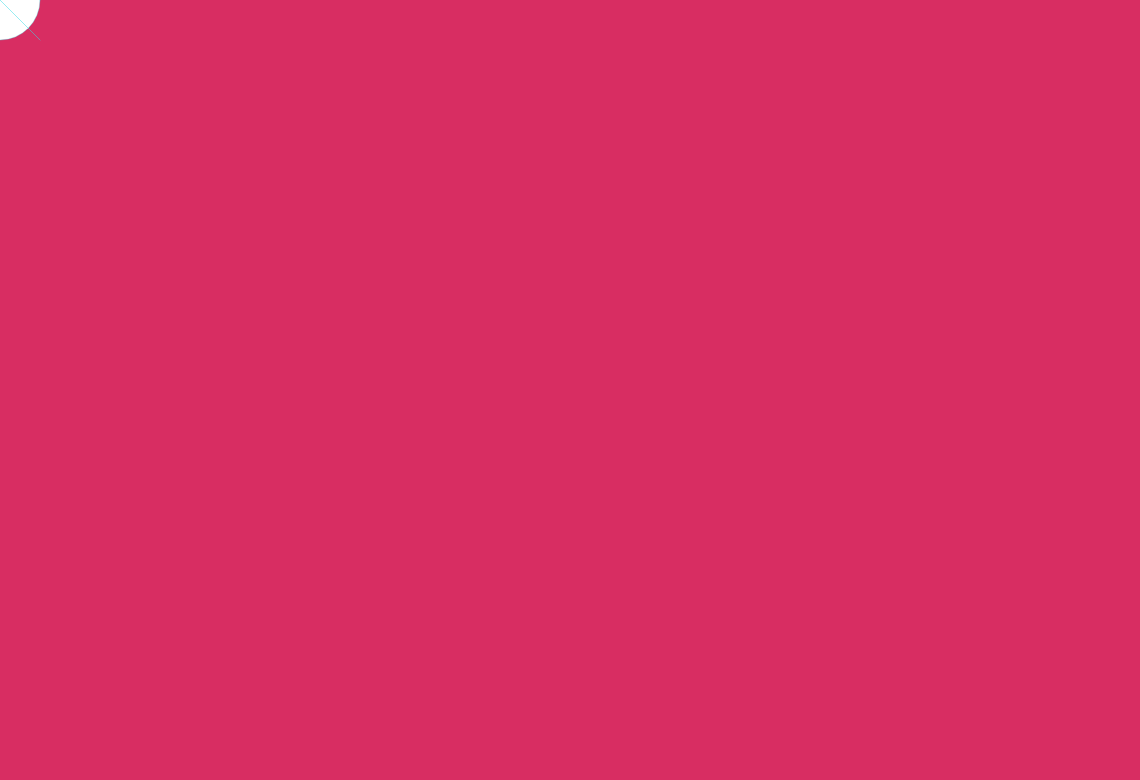
Frame 1 (no input)
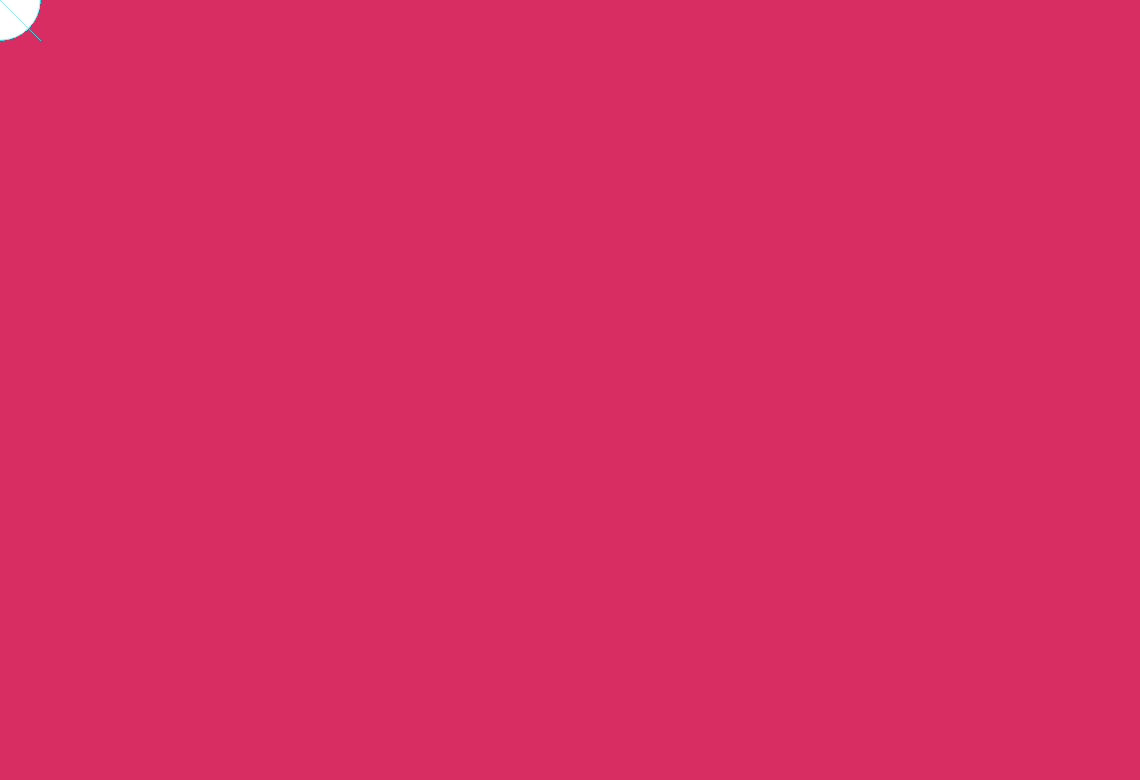
Frame 60 (no input)
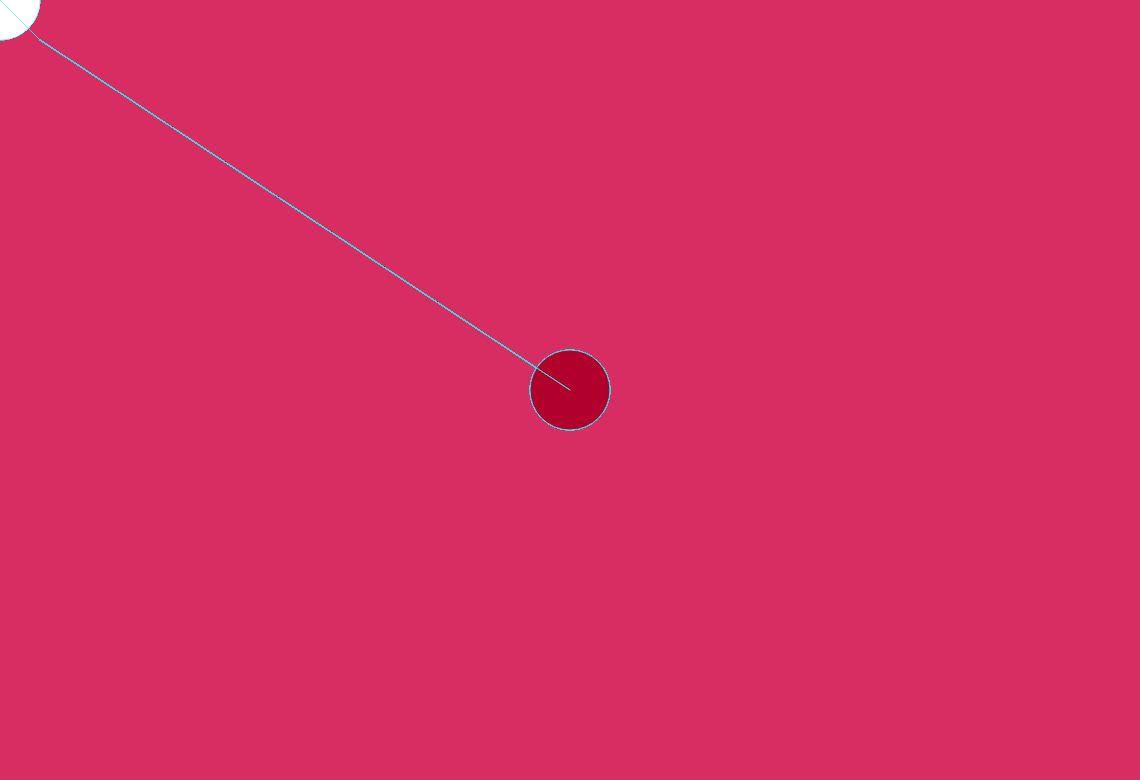
Frame 120 (the mouse pressed at the canvas centre since frame 60)

The p5.js sketch that drew these frames (run headless with seeded random() and noise() and a simulated clock; from frame 60 on, the mouse is pressed at the canvas centre):

// p5.js sketch
// ── sketch.js
function setup() {
  createCanvas(1140, 780);
  background(216,45,98);
}

function draw(){
  if (mouseIsPressed) {
    fill(178,0,45);
    stroke(56,219,230);
  } else {
    fill(255);
    stroke(56,219,230,78);
  }
  ellipse(mouseX,mouseY,80,80);
  triangle(mouseX,mouseY,40,40)
}
